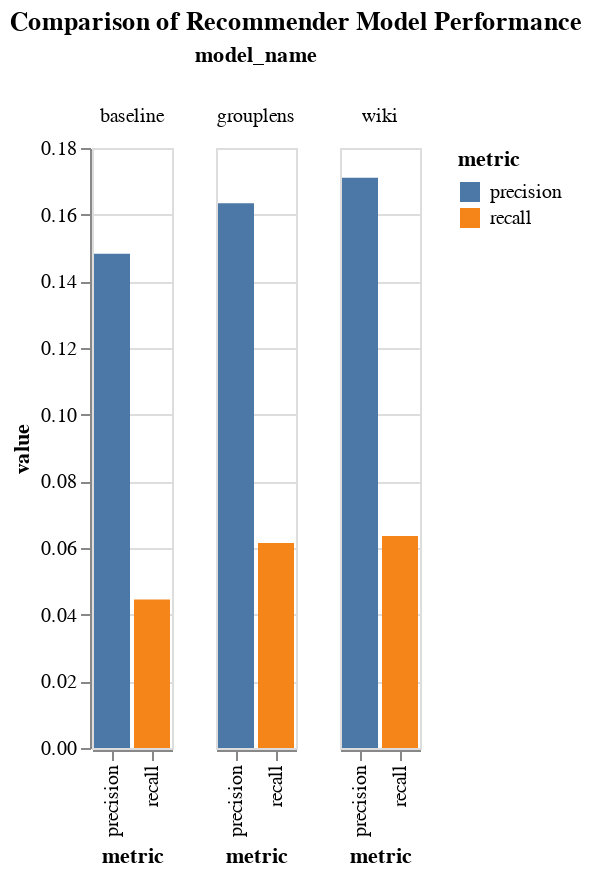

Source (notebook cell):
### Code cell
results_df = pd.DataFrame([results_wiki,results_baseline,results_grouplens]).melt(
    id_vars="model_name",value_vars=["precision","recall"],var_name="metric"
)

alt.Chart(results_df).mark_bar().encode( # type:ignore
    x="metric:O",
    y="value:Q",
    color="metric:N",
    column="model_name:O"
).properties(title="Comparison of Recommender Model Performance")

### Figure 1 — Vega-Lite specification as saved in the notebook (floating-point values rounded to 4 significant figures)
{"config": {"view": {"continuousWidth": 400, "continuousHeight": 300}}, "data": {"name": "data-fa64169e60126b93d72fe525c8424c8d"}, "mark": "bar", "encoding": {"color": {"field": "metric", "type": "nominal"}, "column": {"field": "model_name", "type": "ordinal"}, "x": {"field": "metric", "type": "ordinal"}, "y": {"field": "value", "type": "quantitative"}}, "title": "Comparison of Recommender Model Performance", "$schema": "https://vega.github.io/schema/vega-lite/v4.17.0.json", "datasets": {"data-fa64169e60126b93d72fe525c8424c8d": [{"model_name": "wiki", "metric": "precision", "value": 0.171}, {"model_name": "baseline", "metric": "precision", "value": 0.1483}, {"model_name": "grouplens", "metric": "precision", "value": 0.1634}, {"model_name": "wiki", "metric": "recall", "value": 0.06359}, {"model_name": "baseline", "metric": "recall", "value": 0.04452}, {"model_name": "grouplens", "metric": "recall", "value": 0.06153}]}}
